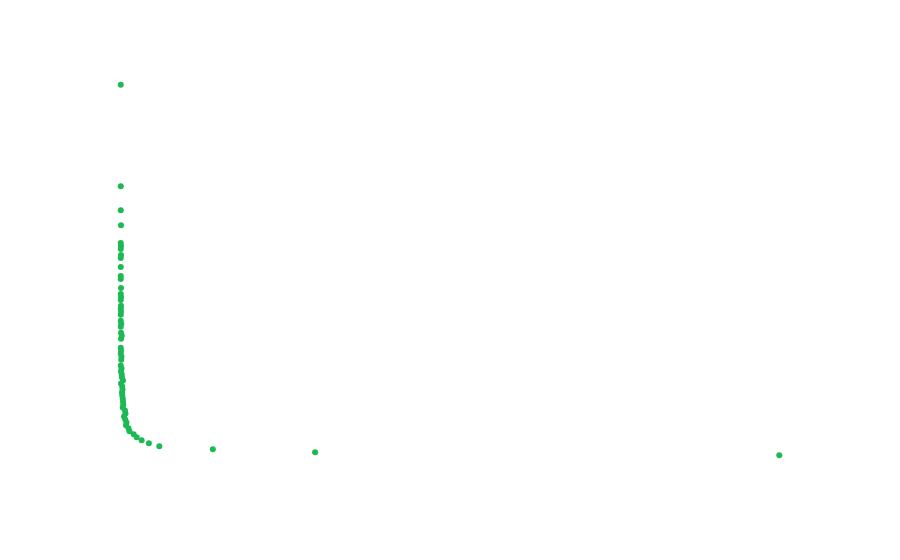

Write notebook code for a chart like this one.
### Code cell
dataframe = dataframe.drop(["ms_played"], axis=1)
dataframe = dataframe.groupby("song_name")["song_name"].size().reset_index(name="count")
dataframe = dataframe.groupby('count').size().reset_index(name='number_of_songs')
plot_df = dataframe.copy()
fig = px.scatter(x=plot_df["number_of_songs"], y=plot_df["count"], labels={"x":"Number of songs", "y":"Number of plays"}, color_discrete_sequence=['#1DB954'])
fig.update_layout(
    paper_bgcolor="rgba(0,0,0,0)",
    plot_bgcolor="rgba(0,0,0,0)",
    title_font_color="white",
    title = {
        "text":"Do you attach to songs?",
        "x": 0.5,
        "xanchor":"center",
        "yanchor": "top"
    }
)
fig.update_xaxes(color="white")
fig.update_yaxes(color="white")

### Figure 1 — Plotly figure (JSON) as saved in the notebook; plotly's stock layout.template omitted (floating-point values rounded to 4 significant figures)
{"data": [{"hovertemplate": "Number of songs=%{x}<br>Number of plays=%{y}<extra></extra>", "legendgroup": "", "marker": {"color": "#1DB954", "symbol": "circle"}, "mode": "markers", "name": "", "orientation": "v", "showlegend": false, "type": "scatter", "x": [2647, 782, 371, 156, 114, 85, 65, 53, 36, 32, 22, 24, 19, 14, 20, 18, 9, 11, 10, 9, 7, 6, 8, 7, 2, 10, 6, 5, 2, 4, 1, 3, 4, 1, 2, 1, 2, 5, 2, 1, 3, 1, 1, 2, 1, 2, 1, 2, 1, 2, 1, 1, 1, 1, 2, 1, 2, 1, 2, 1, 1, 1], "xaxis": "x", "y": [1, 2, 3, 4, 5, 6, 7, 8, 9, 10, 11, 12, 13, 14, 15, 16, 17, 18, 19, 20, 21, 22, 23, 24, 25, 26, 27, 28, 29, 30, 31, 33, 34, 35, 36, 37, 40, 41, 42, 44, 45, 46, 48, 49, 50, 51, 53, 54, 55, 57, 60, 61, 64, 67, 68, 70, 71, 72, 78, 83, 91, 125], "yaxis": "y"}], "layout": {"legend": {"tracegroupgap": 0}, "margin": {"t": 60}, "paper_bgcolor": "rgba(0,0,0,0)", "plot_bgcolor": "rgba(0,0,0,0)", "title": {"font": {"color": "white"}, "text": "Do you attach to songs?", "x": 0.5, "xanchor": "center", "yanchor": "top"}, "xaxis": {"anchor": "y", "color": "white", "domain": [0, 1], "title": {"text": "Number of songs"}}, "yaxis": {"anchor": "x", "color": "white", "domain": [0, 1], "title": {"text": "Number of plays"}}}}
